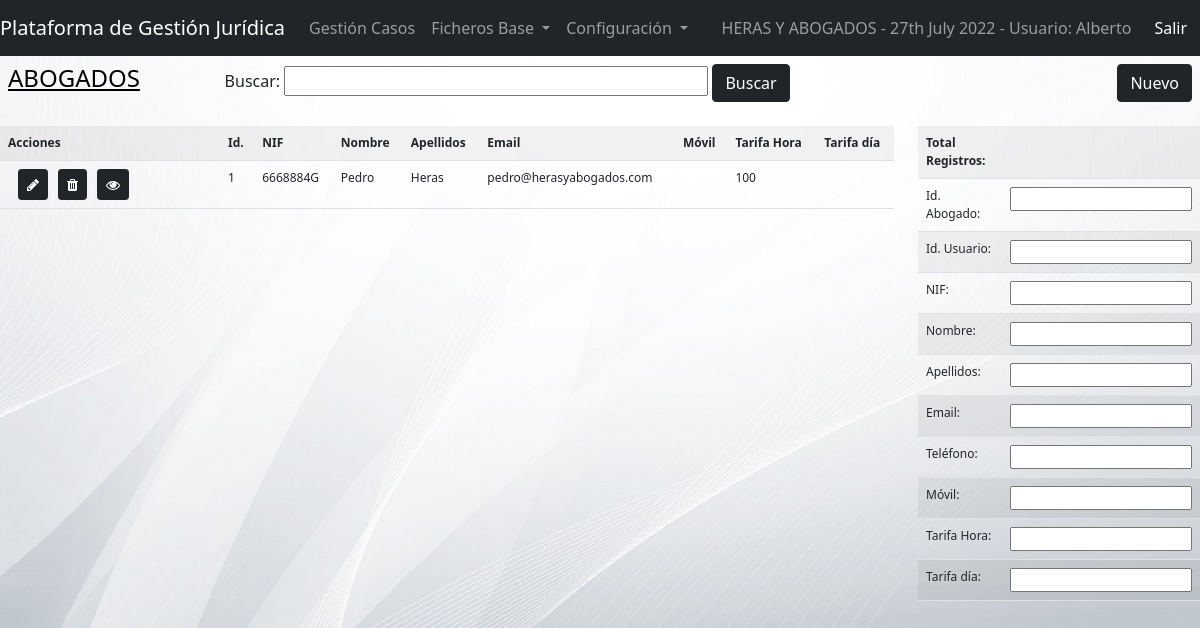
/view/employees.php (signed in), run on an earlier commit of the app's database.
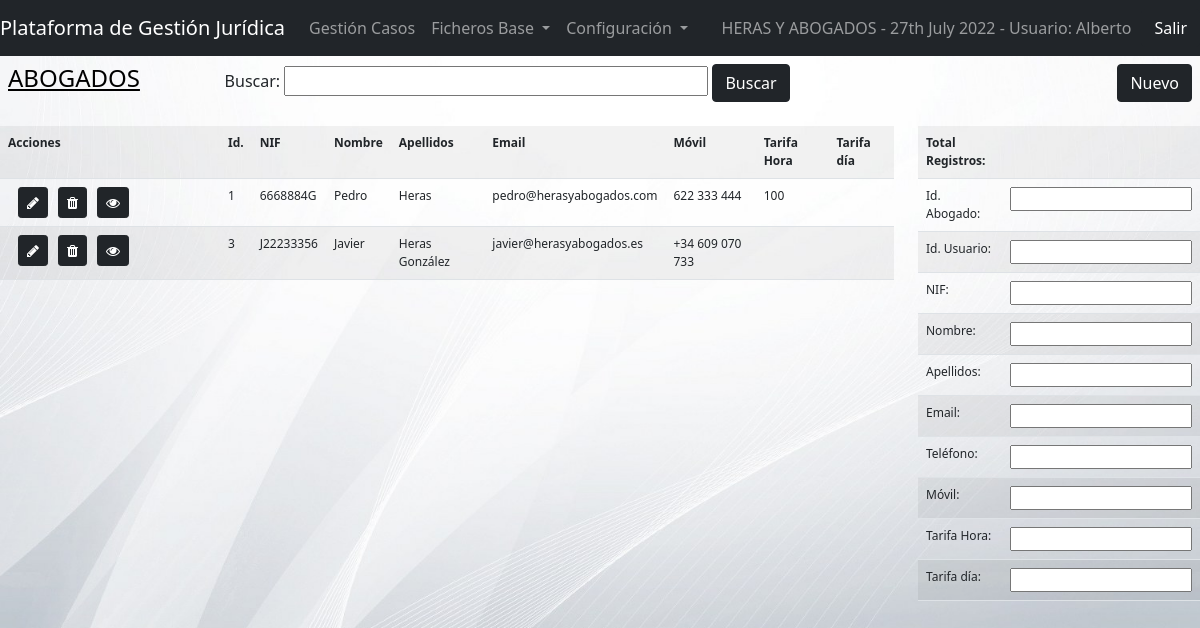
And on a later commit of the database.
### tables this page shows
CREATE TABLE IF NOT EXISTS `employees` (
  `EMPId` int(11) NOT NULL AUTO_INCREMENT,
  `EMPNatId` varchar(20) DEFAULT NULL,
  `EMPUsrId` varchar(20) DEFAULT NULL,
  `EMPType` varchar(10) DEFAULT NULL,
  `EMPName` varchar(75) NOT NULL,
  `EMPLastName` varchar(100) DEFAULT NULL,
  `EMPEmail` varchar(150) DEFAULT NULL,
  `EMPPhone` varchar(20) DEFAULT NULL,
  `EMPMobile` varchar(20) DEFAULT NULL,
  `EMPRateHour` float DEFAULT NULL,
  `EMPRateDay` float DEFAULT NULL,
  `EMPNotes` varchar(250) DEFAULT NULL,
  `EMPDateInsert` datetime DEFAULT NULL,
  `EMPInsertBy` varchar(50) DEFAULT NULL,
  `EMPDateUpdate` datetime DEFAULT NULL,
  `EMPUpdateBy` varchar(50) DEFAULT NULL,
  PRIMARY KEY (`EMPId`)
);

### model/dbcrud.php (called while the page is built, shortened)
<?php
    class dbcrud {
        public function sql ($sql){
            $dbConn = new dbconn();
            $dbConn->connect();
            $conn = $dbConn->getConn();
            $result = $conn->query($sql);
            return $result;
        }
    }
?>

### controller/cntEmployee.php (the view, shortened to what this page needs)
<?php
    include_once '../model/dbcrud.php';
    function selectEmployees(){
        $empCrud = new dbcrud();
        if (isset ($_SESSION['empfilter'])) {
            $filter = $_SESSION['empfilter'];
            $sql = "SELECT * FROM employees WHERE EMPName LIKE '%:filter%' OR EMPLastName LIKE '%:filter%' OR EMPEmail LIKE '%:filter%'";
            $sql = str_replace(':filter', $filter, $sql);
        }
        else {
            $sql = "SELECT * FROM employees";
        }
        echo '<tr>'
                . '<th style="width:220px">Acciones</th><th>Id.</th><th>NIF</th><th>Nombre</th><th>Apellidos</th><th>Email</th><th>Móvil</th><th>Tarifa Hora</th><th>Tarifa día</th>'
           . '</tr>';
        $result = $empCrud->sql($sql);
        if ($result->num_rows > 0) {
          while($row = $result->fetch_assoc()) {
            echo '<tr><td><a href="employeedata.php?empupdate&empid='.$row["EMPId"].'" target="_blank" class="btn btn-dark btn-sm" role="button" data-toggle="tooltip" data-placement="top" title="Editar" style="margin-left: 10px"><i class="fa fa-pencil" aria-hidden="true"></i></a>'
                    .'<a href="employeedata.php?empdelete&empid='.$row["EMPId"].'" target="_blank" class="btn btn-dark btn-sm" role="button" data-toggle="tooltip" data-placement="top" title="Eliminar" style="margin-left: 10px"><i class="fa fa-trash" aria-hidden="true"></i></a>'
                    .'<a href="employees.php?empid='.$row["EMPId"].'" class="btn btn-dark btn-sm" role="button" data-toggle="tooltip" data-placement="top" title="Ver" style="margin-left: 10px"><i class="fa fa-eye" aria-hidden="true"></i></a></td>'
                    . '<td>'.$row["EMPId"].'</td><td>'.$row["EMPNatId"].'</td><td>'.$row["EMPName"].'</td>'
                    . '<td>'.$row["EMPLastName"].'</td><td>'.$row["EMPEmail"].'</td><td>'.$row["EMPMobile"].'</td><td>'.$row["EMPRateHour"].'</td><td>'.$row["EMPRateDay"].'</td>'
                .'</tr>';
            }
        }
        else {
            $_SESSION['numemp'] = 0;
        }
    }
    function showEmp($idemp){
        $crud = new dbcrud();
        $sql = "SELECT * FROM employees WHERE EMPId = " . $idemp;
        $result = $crud->sql($sql);
        if ($result->num_rows > 0) {
            while($row = $result->fetch_assoc()) {
            echo '<tr><td>Id. Abogado:</td><td><input type="text" name="empid" readonly="true" value="'.$row["EMPId"].'"></td></tr>'
                . '<tr><td>Id. Usuario:</td><td><input type="text" name="empusrid" value="'.$row["EMPUsrId"].'"></td></tr>'
                . '<tr><td>NIF:</td><td><input type="text" name="empnatid" value="'.$row["EMPNatId"].'"></td></tr>'
                . '<tr><td>Nombre:</td><td><input type="text" name="empname" value="'.$row["EMPName"].'"></td></tr>'
                . '<tr><td>Apellidos:</td><td><input type="text" name="emplastname" value="'.$row["EMPLastName"].'"></td></tr>'
                . '<tr><td>Email:</td><td><input type="text" name="empemail" value="'.$row["EMPEmail"].'"></td></tr>'
                . '<tr><td>Teléfono:</td><td><input type="text" name="empphone" value="'.$row["EMPPhone"].'"></td></tr>'
                . '<tr><td>Móvil:</td><td><input type="text" name="empmobile" value="'.$row["EMPMobile"].'"></td></tr>'
                . '<tr><td>Tarifa Hora:</td><td><input type="text" name="empratehour" value="'.$row["EMPRateHour"].'"></td></tr>'
                . '<tr><td>Tarifa día:</td><td><input type="text" name="emprateday" value="'.$row["EMPRateDay"].'"></td></tr>';
            }
        } else {
            echo '<tr><td>Id. Abogado:</td><td><input type="text" name="empid" readonly="true" value=""></td></tr>'
                . '<tr><td>Id. Usuario:</td><td><input type="text" name="empusrid" value=""></td></tr>'
                . '<tr><td>NIF:</td><td><input type="text" name="empnatid" value=""></td></tr>'
                . '<tr><td>Nombre:</td><td><input type="text" name="empname" value=""></td></tr>'
                . '<tr><td>Apellidos:</td><td><input type="text" name="emplastname" value=""></td></tr>'
                . '<tr><td>Email:</td><td><input type="text" name="empemail" value=""></td></tr>'
                . '<tr><td>Teléfono:</td><td><input type="text" name="empphone" value=""></td></tr>'
                . '<tr><td>Móvil:</td><td><input type="text" name="empmobile" value=""></td></tr>'
                . '<tr><td>Tarifa Hora:</td><td><input type="text" name="empratehour" value=""></td></tr>'
                . '<tr><td>Tarifa día:</td><td><input type="text" name="emprateday" value=""></td></tr>';
        }
    }
?>

What changed in the data, as far as the page shows it:
changed employees "Pedro": EMPMobile (not shown) → "622 333 444"
added employees: EMPId "3", EMPNatId "J22233356", EMPName "Javier", EMPLastName "Heras González", EMPEmail "javier@herasyabogados.es", EMPMobile "+34 609 070 733"
